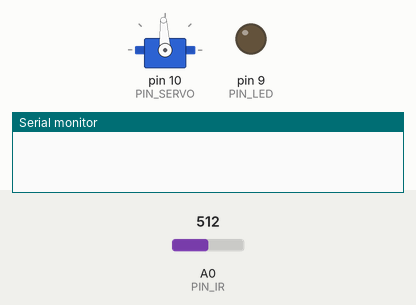
This sketch was run on a simulated Arduino Uno, built with avr-gcc and run on an emulated ATmega328P. Parts: servo, output pins drawn as LEDs (lit = HIGH), the last lines printed to the serial monitor. The test bench sets the inputs (shaded band); at power-on: A0 (PIN_IR) = 512.

Above: at 1.2 s.
1.3 s: A0 (PIN_IR) set to 362
2.8 s: A0 (PIN_IR) set to 337
At 4.1 s:
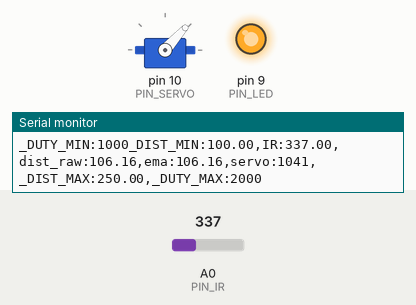
4.4 s: A0 (PIN_IR) set to 306
At 5.8 s:
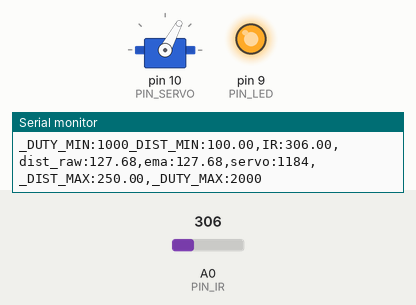
6.1 s: A0 (PIN_IR) set to 240
At 7.3 s:
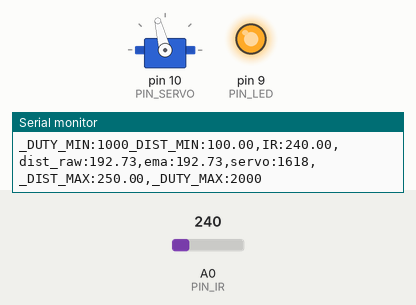
7.9 s: A0 (PIN_IR) set to 260
At 8.9 s:
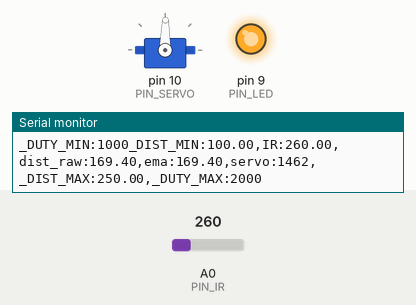
Timing chart, 0 to 10.7 s (numbered marks = the images above; inputs shaded):
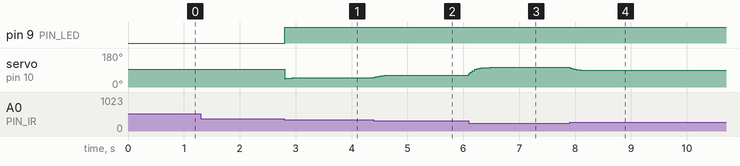

The sketch:

17_example_3.ino
```cpp
#include <Servo.h>

// Arduino pin assignment

#define PIN_IR    A0         // IR sensor at Pin A0
#define PIN_LED   9
#define PIN_SERVO 10

#define _DUTY_MIN 1000  // servo full clock-wise position (0 degree)
#define _DUTY_NEU 1500  // servo neutral position (90 degree)
#define _DUTY_MAX 2000  // servo full counter-clockwise position (180 degree)

#define _DIST_MIN  100.0   // minimum distance 100mm
#define _DIST_MAX  250.0   // maximum distance 250mm

#define EMA_ALPHA  0.2      // for EMA Filter

#define LOOP_INTERVAL 20   // Loop Interval (unit: msec)

Servo myservo;
unsigned long last_loop_time;   // unit: msec

float dist_prev = _DIST_MIN;
float dist_ema = _DIST_MIN;

void setup()
{
  pinMode(PIN_LED, OUTPUT);

  myservo.attach(PIN_SERVO);
  myservo.writeMicroseconds(_DUTY_NEU);

  Serial.begin(1000000);    // 1,000,000 bps
}

void loop()
{
  unsigned long time_curr = millis();
  int duty;
  float a_value, dist_raw;

  // wait until next event time
  if (time_curr < (last_loop_time + LOOP_INTERVAL))
    return;
  last_loop_time += LOOP_INTERVAL;

  a_value = analogRead(PIN_IR);
  dist_raw = ((6762.0 / (a_value - 9.0)) - 4.0) * 10.0-60.0;

  if (dist_raw >= _DIST_MIN && dist_raw <= _DIST_MAX) {
    digitalWrite(PIN_LED, HIGH);
  } else {
    digitalWrite(PIN_LED, LOW);
    return; // 범위 벗어나면 서보 동작 안 함
  }

  dist_prev = dist_ema;
  dist_ema = EMA_ALPHA * dist_raw + (1.0 - EMA_ALPHA) * dist_prev;


  //duty = map(dist_ema, _DIST_MIN, _DIST_MAX, _DUTY_MIN, _DUTY_MAX);
  duty =  _DUTY_MIN + (int)((dist_ema - _DIST_MIN) * (_DUTY_MAX - _DUTY_MIN) / (_DIST_MAX - _DIST_MIN));
  duty = constrain(duty, _DUTY_MIN, _DUTY_MAX);

  myservo.writeMicroseconds(duty);

  Serial.print("_DUTY_MIN:");  Serial.print(_DUTY_MIN);
  Serial.print("_DIST_MIN:");  Serial.print(_DIST_MIN);
  Serial.print(",IR:");        Serial.print(a_value);
  Serial.print(",dist_raw:");  Serial.print(dist_raw);
  Serial.print(",ema:");       Serial.print(dist_ema);
  Serial.print(",servo:");     Serial.print(duty);
  Serial.print(",_DIST_MAX:"); Serial.print(_DIST_MAX);
  Serial.print(",_DUTY_MAX:"); Serial.print(_DUTY_MAX);
  Serial.println("");
}
```

Measured:
- the behaviour switches between 348 and 347 on A0 (PIN_IR) (found by bisection; images 0 and 1)
- after the input at 1.3 s, every drawn part: stays the same
- after the input at 2.8 s, pin 9 (PIN_LED): LOW → HIGH at once; servo on pin 10 (PIN_SERVO): 93° → 47° at once, → 48° 0.14 s later
- after the input at 4.4 s, servo on pin 10 (PIN_SERVO): 48° → 61° at once, → 62° 0.28 s later
- after the input at 6.1 s, servo on pin 10 (PIN_SERVO): moves from 62° to 104° over 0.38 s, starting at once
- after the input at 7.9 s, servo on pin 10 (PIN_SERVO): moves from 104° to 89° over 0.32 s, starting at once
